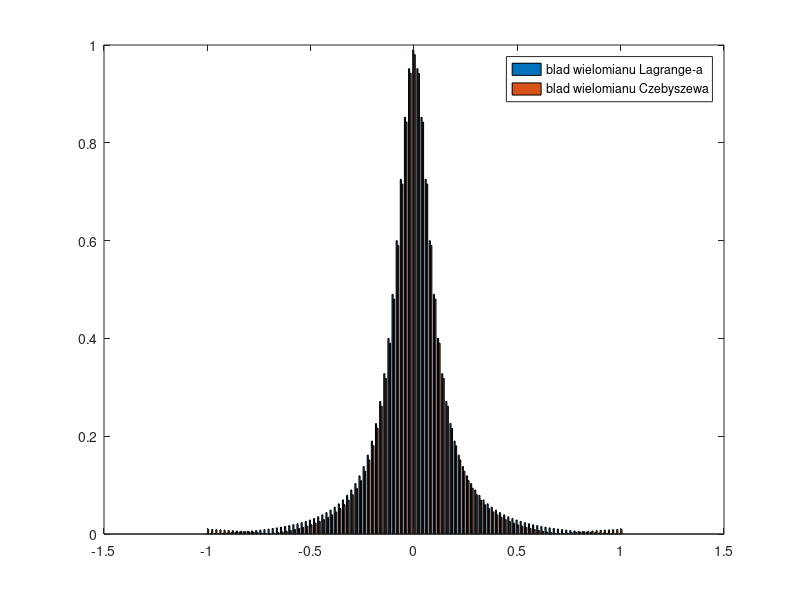

Write the MATLAB code that produced this figure.
n=1; a=-1;b=1;step1=(b-a)/n;x=a:step1:b;y=1./(1+100.*x.*x);for i=0:n xc(i+1)=cos((2*i+1)*pi/(2*n+2)); end;yc=1./(1+100.*xc.*xc);step2=(b-a)/100;xt=a:step2:b;wn=polyfit(x,y,n);wnc=polyfit(xc,yc,n);ywn=polyval(wn,xt);ywnc=polyval(wnc,xt);for i=1:101 error(i,1)=abs(ywn(i)-1./(1+100.*xt(i).*xt(i))); error(i,2)=abs(ywnc(i)-1./(1+100.*xt(i).*xt(i))); end;bar(xt,error);legend('blad wielomianu Lagrange-a','blad wielomianu Czebyszewa');